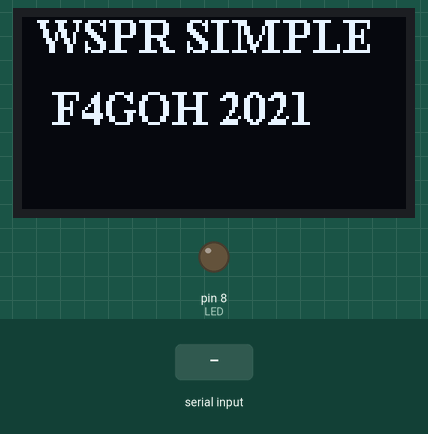
Recording of a sketch running on a simulated Arduino Uno, built with avr-gcc and run on an emulated ATmega328P. Parts: 128×64 one-colour display, output pins drawn as LEDs (lit = HIGH). Dashed ring = blinking. Inputs (shaded band) come from the test bench. The local clock reads 2024-03-15 10:24:30 at power-on unless the sketch sets it; pins used as bus, display or sensor lines are not drawn; what the sketch prints to the serial monitor is not drawn.

Above: at 0.1 s.
At 4.2 s:
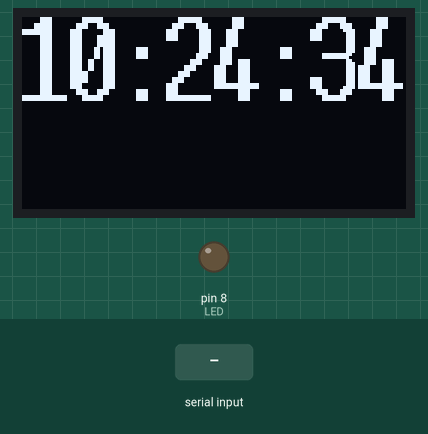
4.3 s: "w90\n" received over Serial
At 5.5 s:
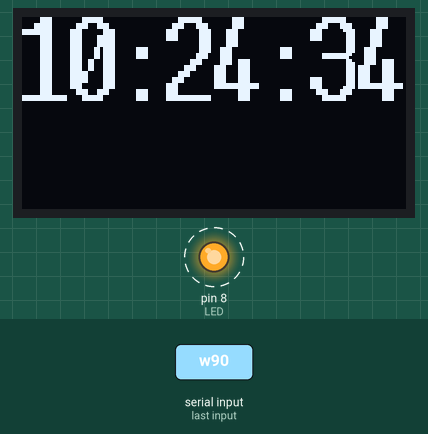
Timing chart, 0 to 13.3 s (numbered marks = the images above; inputs shaded):
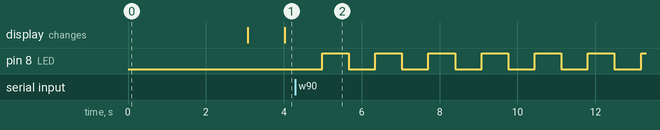

Measured:
- after the input at 4.3 s, pin 8 (LED): alternates HIGH for 0.68 s and LOW for 0.68 s, starting after 0.69 s

The sketch:

wsprSimple.ino
```cpp
/* Wspr Simple
  Anthony LE CREN F4GOH@orange.fr
  Created 16/7/2021

*/

//#define DEBUG

#include <SPI.h>
#include <EEPROM.h>
//#include  <TimeLib.h>
#include <DS3232RTC.h> //http://github.com/JChristensen/DS3232RTC
#include <Wire.h>
#include <Time.h>
#include "SSD1306AsciiWire.h"
#include <stdio.h>


SSD1306AsciiWire oled;  //afficheur oled;

//time_t prevDisplay = 0; // when the digital clock was displayed


#define LED 8
#define W_CLK 13
#define FQ_UD 10
#define RESET 9
#define frequence 7040100

long factor = -1500;
int secPrec = 0;

int wsprSymb[] = {3, 3, 0, 0, 0, 2, 0, 2, 1, 2, 0, 2, 3, 3, 1, 0, 2, 0, 3, 0, 0, 1, 2, 1, 1, 3, 1, 0, 2, 0, 0, 2, 0, 2, 3, 2, 0, 1, 2, 3, 0, 0, 0, 0,
                  2, 2, 3, 0, 1, 3, 2, 0, 3, 3, 2, 3, 2, 2, 2, 1, 3, 0, 1, 0, 2, 0, 2, 1, 1, 2, 1, 0, 3, 2, 1, 2, 3, 0, 0, 1, 2, 0, 1, 0, 1, 3, 0, 0,
                  0, 1, 3, 2, 1, 2, 1, 2, 2, 2, 3, 0, 0, 2, 2, 2, 3, 2, 0, 1, 2, 0, 3, 3, 1, 2, 3, 3, 0, 2, 1, 3, 0, 3, 2, 2, 0, 3, 3, 1, 2, 0, 0, 0,
                  2, 1, 0, 1, 2, 0, 3, 3, 2, 2, 0, 2, 2, 2, 2, 1, 3, 2, 1, 0, 1, 1, 2, 0, 0, 3, 1, 2, 2, 2
                 };

tmElements_t tm;

void setup() {


  Serial.begin(115200);
  Serial.print("hello");
  pinMode(LED, OUTPUT);
  oled.begin(&Adafruit128x64, 0x3C);
  oled.setFont(TimesNewRoman16_bold);
  oled.clear();
  oled.setCursor(5, 0);
  oled.println(F("WSPR SIMPLE"));
  oled.setCursor(10,3);    //x y
  oled.print(F("F4GOH 2021"));
  oled.setFont(fixednums15x31);
  delay(3000);
  oled.clear();
  initDds();

  setfreq(0, 0);
  setfreq(0, 0);
  //setfreq((double)frequence, 0);


}


//main loop

void loop() {       //faire un debug serial avec la led
  char c;
  if (Serial.available() > 0) {
    c = Serial.read();
    Serial.println(c);
    if (c == 'h') {
      majRtc();
    }
    if (c == 'w') {
      sendWspr(frequence);
    }
    // digitalWrite(LED, LOW);
  }
  RTC.read(tm);

  if ((tm.Minute % 2) == 0 && tm.Second == 0) {
    sendWspr(frequence);
  }
  if (secPrec != tm.Second) {
    Serial.print(tm.Hour);
    Serial.print(":");
    Serial.print(tm.Minute);
    Serial.print(":");
    Serial.println(tm.Second);
    char heure[10];
    sprintf(heure, "%02d:%02d:%02d", tm.Hour, tm.Minute, tm.Second);
    oled.setCursor(0, 0);
    oled.print(heure);
    secPrec = tm.Second;
  }
  delay(10);

}


/********************************************************
  AD9850 routines
 ********************************************************/


void initDds()
{
  SPI.begin();
  pinMode(W_CLK, OUTPUT);
  pinMode(FQ_UD, OUTPUT);
  pinMode(RESET, OUTPUT);

  SPI.setBitOrder(LSBFIRST);
  SPI.setDataMode(SPI_MODE0);

  pulse(RESET);
  pulse(W_CLK);
  pulse(FQ_UD);

}

void pulse(int pin) {
  digitalWrite(pin, HIGH);
  // delay(1);
  digitalWrite(pin, LOW);
}


void setfreq(double f, uint16_t p) {
  uint32_t deltaphase;

  deltaphase = f * 4294967296.0 / (125000000 + factor);
  for (int i = 0; i < 4; i++, deltaphase >>= 8) {
    SPI.transfer(deltaphase & 0xFF);
  }
  SPI.transfer((p << 3) & 0xFF) ;
  pulse(FQ_UD);
}


void sendWspr(long freqWspr) {

  int a = 0;
  for (int element = 0; element < 162; element++) {    // For each element in the message
    a = int(wsprSymb[element]); //   get the numerical ASCII Code
    setfreq((double) freqWspr + (double) a * 1.4548, 0);
    delay(682);
    Serial.print(a);
    digitalWrite(LED, digitalRead(LED) ^1);
  }
  setfreq(0, 0);
  Serial.println("EOT");
}

void majRtc()
{
  time_t t;
  //check for input to set the RTC, minimum length is 12, i.e. yy,m,d,h,m,s
  Serial.println(F("update time : format yy,m,d,h,m,s"));
  Serial.println(F("exemple : 2016,6,18,16,32,30, "));

  while (Serial.available () <= 12) {
  }
  //note that the tmElements_t Year member is an offset from 1970,
  //but the RTC wants the last two digits of the calendar year.
  //use the convenience macros from Time.h to do the conversions.
  int y = Serial.parseInt();
  if (y >= 100 && y < 1000)
    Serial.println(F("Error: Year must be two digits or four digits!"));
  else {
    if (y >= 1000)
      tm.Year = CalendarYrToTm(y);
    else    //(y < 100)
      tm.Year = y2kYearToTm(y);
    tm.Month = Serial.parseInt();
    tm.Day = Serial.parseInt();
    tm.Hour = Serial.parseInt();
    tm.Minute = Serial.parseInt();
    tm.Second = Serial.parseInt();
    t = makeTime(tm);
    RTC.set(t);        //use the time_t value to ensure correct weekday is set
    setTime(t);
    while (Serial.available () > 0) Serial.read();
  }
}
```
